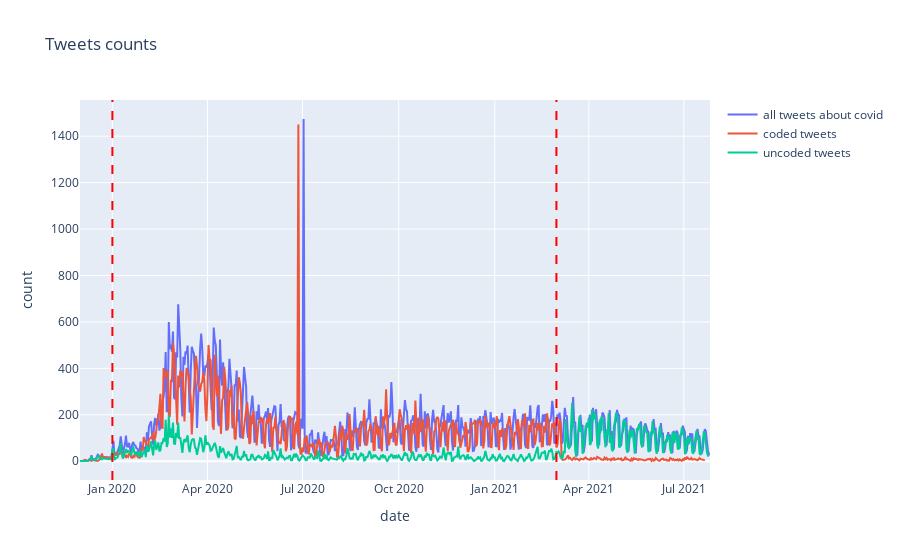

The notebook cell this image was saved under:
### Code cell
fig = go.Figure()
# fig.add_trace(go.Scatter(x=counts_all.index, y=counts_all, mode="lines", name="all retrieved tweets"))
fig.add_trace(go.Scatter(x=counts_all.index, y=counts_yes, mode="lines", name="all tweets about covid"))
fig.add_trace(go.Scatter(x=counts_all.index, y=counts_coded, mode="lines", name="coded tweets"))
fig.add_trace(go.Scatter(x=counts_all.index, y=counts_uncoded, mode="lines", name="uncoded tweets"))

fig.add_vline(x="2020-01-01", line_color="red", line_dash="dash")
fig.add_vline(x="2021-03-01", line_color="red", line_dash="dash")
fig.update_layout(title="Tweets counts", xaxis_title="date", yaxis_title="count")
fig.show()

### Figure 1 — Plotly figure (JSON) as saved in the notebook; plotly's stock layout.template omitted (floating-point values rounded to 4 significant figures; data arrays with more than 128 entries replaced by an {"elided": "..."} marker saying what was removed)
{"data": [{"mode": "lines", "name": "all tweets about covid", "type": "scatter", "x": {"elided": "614 str values"}, "y": {"elided": "593 int values"}}, {"mode": "lines", "name": "coded tweets", "type": "scatter", "x": {"elided": "614 str values"}, "y": {"elided": "588 int values"}}, {"mode": "lines", "name": "uncoded tweets", "type": "scatter", "x": {"elided": "614 str values"}, "y": {"elided": "592 int values"}}], "layout": {"shapes": [{"line": {"color": "red", "dash": "dash"}, "type": "line", "x0": "2020-01-01", "x1": "2020-01-01", "xref": "x", "y0": 0, "y1": 1, "yref": "y domain"}, {"line": {"color": "red", "dash": "dash"}, "type": "line", "x0": "2021-03-01", "x1": "2021-03-01", "xref": "x", "y0": 0, "y1": 1, "yref": "y domain"}], "title": {"text": "Tweets counts"}, "xaxis": {"title": {"text": "date"}}, "yaxis": {"title": {"text": "count"}}}}
